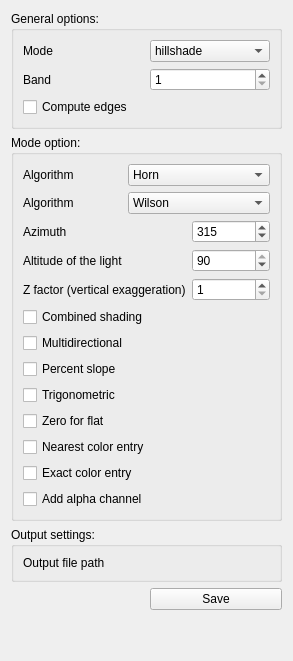
<?xml version="1.0" encoding="UTF-8"?>
<ui version="4.0">
 <class>DemWidget</class>
 <widget class="QWidget" name="DemWidget">
  <layout class="QGridLayout" name="gridLayout_17">
   <item row="1" column="0" colspan="2">
    <widget class="QGroupBox" name="dem_options_groupBox">
     <property name="title">
      <string>General options:</string>
     </property>
     <layout class="QGridLayout" name="gridLayout_18">
      <item row="2" column="0">
       <widget class="QLabel" name="dem_band_label">
        <property name="text">
         <string>Band</string>
        </property>
       </widget>
      </item>
      <item row="2" column="1">
       <widget class="QSpinBox" name="dem_band_spinBox">
        <property name="minimum">
         <number>1</number>
        </property>
        <property name="maximum">
         <number>999999999</number>
        </property>
        <property name="value">
         <number>1</number>
        </property>
       </widget>
      </item>
      <item row="0" column="1">
       <widget class="QComboBox" name="dem_mode_comboBox">
        <item>
         <property name="text">
          <string>hillshade</string>
         </property>
        </item>
        <item>
         <property name="text">
          <string>slope</string>
         </property>
        </item>
        <item>
         <property name="text">
          <string>aspect</string>
         </property>
        </item>
        <item>
         <property name="text">
          <string>color-relief</string>
         </property>
        </item>
        <item>
         <property name="text">
          <string>TRI</string>
         </property>
        </item>
        <item>
         <property name="text">
          <string>TPI</string>
         </property>
        </item>
        <item>
         <property name="text">
          <string>roughness</string>
         </property>
        </item>
       </widget>
      </item>
      <item row="0" column="0">
       <widget class="QLabel" name="dem_mode_label">
        <property name="text">
         <string>Mode</string>
        </property>
       </widget>
      </item>
      <item row="6" column="0" colspan="2">
       <widget class="QCheckBox" name="dem_compute_edges_checkBox">
        <property name="text">
         <string>Compute edges</string>
        </property>
       </widget>
      </item>
     </layout>
    </widget>
   </item>
   <item row="5" column="1">
    <widget class="QPushButton" name="dem_save_btn">
     <property name="maximumSize">
      <size>
       <width>136</width>
       <height>22</height>
      </size>
     </property>
     <property name="text">
      <string>Save</string>
     </property>
    </widget>
   </item>
   <item row="3" column="0" colspan="2">
    <widget class="QGroupBox" name="dem_outdir_groupBox">
     <property name="title">
      <string>Output settings:</string>
     </property>
     <layout class="QGridLayout" name="gridLayout_21">
      <item row="0" column="0">
       <widget class="QLabel" name="dem_outdir_label">
        <property name="text">
         <string>Output file path</string>
        </property>
       </widget>
      </item>
     </layout>
    </widget>
   </item>
   <item row="6" column="1">
    <spacer name="verticalSpacer_4">
     <property name="orientation">
      <enum>Qt::Vertical</enum>
     </property>
     <property name="sizeHint" stdset="0">
      <size>
       <width>20</width>
       <height>40</height>
      </size>
     </property>
    </spacer>
   </item>
   <item row="2" column="0" colspan="2">
    <widget class="QGroupBox" name="dem_mode_groupBox">
     <property name="title">
      <string>Mode option:</string>
     </property>
     <layout class="QGridLayout" name="gridLayout_16">
      <item row="15" column="0">
       <widget class="QFrame" name="dem_aspect_frame">
        <property name="frameShape">
         <enum>QFrame::NoFrame</enum>
        </property>
        <property name="frameShadow">
         <enum>QFrame::Raised</enum>
        </property>
        <layout class="QGridLayout" name="gridLayout_20">
         <property name="leftMargin">
          <number>0</number>
         </property>
         <property name="topMargin">
          <number>0</number>
         </property>
         <property name="rightMargin">
          <number>0</number>
         </property>
         <property name="bottomMargin">
          <number>0</number>
         </property>
         <item row="0" column="0">
          <widget class="QCheckBox" name="dem_aspect_trigonometric_checkBox">
           <property name="text">
            <string>Trigonometric</string>
           </property>
          </widget>
         </item>
         <item row="1" column="0">
          <widget class="QCheckBox" name="dem_aspect_zero_for_flat_checkBox">
           <property name="text">
            <string>Zero for flat</string>
           </property>
          </widget>
         </item>
        </layout>
       </widget>
      </item>
      <item row="0" column="1">
       <widget class="QComboBox" name="dem_algorithm_comboBox">
        <item>
         <property name="text">
          <string>Horn</string>
         </property>
        </item>
        <item>
         <property name="text">
          <string>ZevenbergenThorne</string>
         </property>
        </item>
       </widget>
      </item>
      <item row="0" column="0">
       <widget class="QLabel" name="dem_algorithm_label">
        <property name="text">
         <string>Algorithm</string>
        </property>
       </widget>
      </item>
      <item row="13" column="0" colspan="2">
       <widget class="QFrame" name="dem_hill_frame">
        <property name="frameShape">
         <enum>QFrame::NoFrame</enum>
        </property>
        <property name="frameShadow">
         <enum>QFrame::Raised</enum>
        </property>
        <layout class="QGridLayout" name="gridLayout_22">
         <property name="leftMargin">
          <number>0</number>
         </property>
         <property name="topMargin">
          <number>0</number>
         </property>
         <property name="rightMargin">
          <number>0</number>
         </property>
         <property name="bottomMargin">
          <number>0</number>
         </property>
         <item row="10" column="1">
          <widget class="QSpinBox" name="dem_hill_z_spinBox">
           <property name="minimum">
            <number>1</number>
           </property>
           <property name="maximum">
            <number>999999999</number>
           </property>
           <property name="value">
            <number>1</number>
           </property>
          </widget>
         </item>
         <item row="8" column="1">
          <widget class="QSpinBox" name="dem_hill_altitude_spinBox">
           <property name="minimum">
            <number>0</number>
           </property>
           <property name="maximum">
            <number>90</number>
           </property>
           <property name="value">
            <number>90</number>
           </property>
          </widget>
         </item>
         <item row="11" column="0">
          <widget class="QCheckBox" name="dem_hill_combined_shading_checkBox">
           <property name="text">
            <string>Combined shading</string>
           </property>
          </widget>
         </item>
         <item row="8" column="0">
          <widget class="QLabel" name="dem_hill_altitude_label">
           <property name="text">
            <string>Altitude of the light</string>
           </property>
          </widget>
         </item>
         <item row="7" column="0">
          <widget class="QLabel" name="dem_hill_azimuth_label">
           <property name="text">
            <string>Azimuth </string>
           </property>
          </widget>
         </item>
         <item row="12" column="0">
          <widget class="QCheckBox" name="dem_hill_multidirectional_checkBox">
           <property name="text">
            <string>Multidirectional</string>
           </property>
          </widget>
         </item>
         <item row="7" column="1">
          <widget class="QSpinBox" name="dem_hill_azimuth_spinBox">
           <property name="minimum">
            <number>0</number>
           </property>
           <property name="maximum">
            <number>359</number>
           </property>
           <property name="value">
            <number>315</number>
           </property>
          </widget>
         </item>
         <item row="10" column="0">
          <widget class="QLabel" name="dem_hill_z_label">
           <property name="text">
            <string>Z factor (vertical exaggeration)</string>
           </property>
          </widget>
         </item>
        </layout>
       </widget>
      </item>
      <item row="14" column="0">
       <widget class="QFrame" name="dem_slope_frame">
        <property name="frameShape">
         <enum>QFrame::NoFrame</enum>
        </property>
        <property name="frameShadow">
         <enum>QFrame::Raised</enum>
        </property>
        <layout class="QGridLayout" name="gridLayout_23">
         <property name="leftMargin">
          <number>0</number>
         </property>
         <property name="topMargin">
          <number>0</number>
         </property>
         <property name="rightMargin">
          <number>0</number>
         </property>
         <property name="bottomMargin">
          <number>0</number>
         </property>
         <item row="0" column="0">
          <widget class="QCheckBox" name="dem_slope_percent_checkBox">
           <property name="text">
            <string>Percent slope</string>
           </property>
          </widget>
         </item>
        </layout>
       </widget>
      </item>
      <item row="2" column="0">
       <widget class="QLabel" name="dem_tri_algorithm_label">
        <property name="text">
         <string>Algorithm</string>
        </property>
       </widget>
      </item>
      <item row="2" column="1">
       <widget class="QComboBox" name="dem_tri_algorithm_comboBox">
        <item>
         <property name="text">
          <string>Wilson</string>
         </property>
        </item>
        <item>
         <property name="text">
          <string>Riley</string>
         </property>
        </item>
       </widget>
      </item>
      <item row="17" column="0" colspan="2">
       <widget class="QFrame" name="dem_color_frame">
        <property name="frameShape">
         <enum>QFrame::NoFrame</enum>
        </property>
        <property name="frameShadow">
         <enum>QFrame::Raised</enum>
        </property>
        <layout class="QGridLayout" name="gridLayout_19">
         <property name="leftMargin">
          <number>0</number>
         </property>
         <property name="topMargin">
          <number>0</number>
         </property>
         <property name="rightMargin">
          <number>0</number>
         </property>
         <property name="bottomMargin">
          <number>0</number>
         </property>
         <item row="0" column="0" colspan="2">
          <widget class="QCheckBox" name="dem_color_nearest_checkBox">
           <property name="text">
            <string>Nearest color entry</string>
           </property>
          </widget>
         </item>
         <item row="1" column="0">
          <widget class="QCheckBox" name="dem_color_exact_color_checkBox">
           <property name="text">
            <string>Exact color entry</string>
           </property>
          </widget>
         </item>
         <item row="2" column="0">
          <widget class="QCheckBox" name="dem_color_alpha_checkBox">
           <property name="text">
            <string>Add alpha channel</string>
           </property>
          </widget>
         </item>
        </layout>
       </widget>
      </item>
     </layout>
    </widget>
   </item>
  </layout>
 </widget>
 <resources />
 <connections />
</ui>
